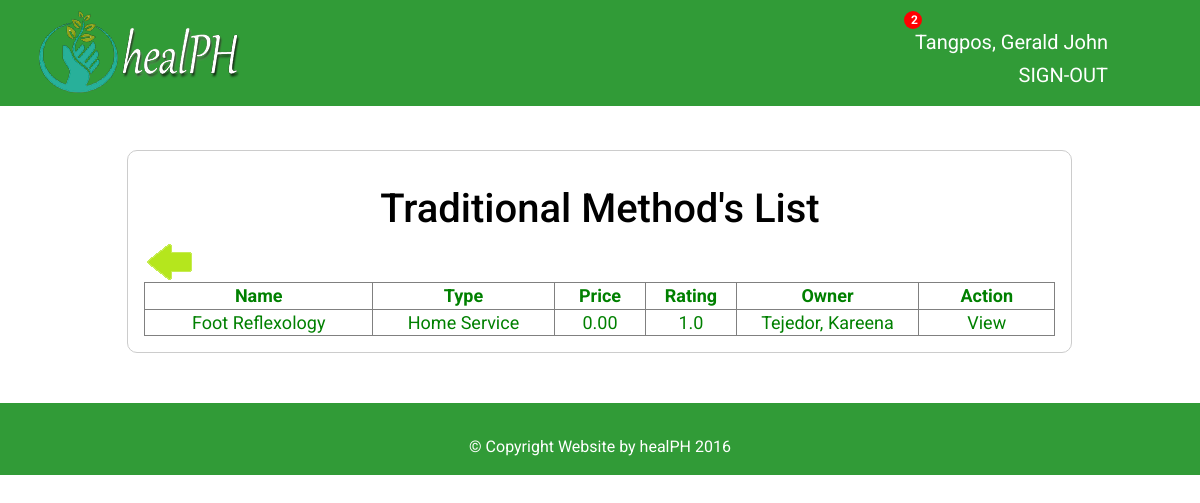
/allMethods.php (signed in), run on the app's committed database.
### tables this page shows
CREATE TABLE IF NOT EXISTS `service` (
  `SERVICE_ID` int(11) NOT NULL AUTO_INCREMENT,
  `SRVCTYPE_ID` int(11) NOT NULL,
  `ACCT_ID` int(11) NOT NULL,
  `NAME` varchar(60) NOT NULL,
  `DESCRIPTION` varchar(3000) NOT NULL,
  `PRICE` decimal(10,2) NOT NULL,
  `STATUS` varchar(100) NOT NULL DEFAULT 'ACTIVE',
  `PICTURE` varchar(60) NOT NULL,
  `RATE` decimal(5,1) NOT NULL,
  PRIMARY KEY (`SERVICE_ID`)
);

CREATE TABLE IF NOT EXISTS `service_type` (
  `SRVCTYPE_ID` int(11) NOT NULL AUTO_INCREMENT,
  `SRVCTYPE` varchar(30) NOT NULL,
  PRIMARY KEY (`SRVCTYPE_ID`)
);

CREATE TABLE IF NOT EXISTS `healer` (
  `HEALER_ID` int(11) NOT NULL AUTO_INCREMENT,
  `ACCT_ID` int(11) NOT NULL,
  `FIRSTNAME` varchar(30) NOT NULL,
  `LASTNAME` varchar(30) NOT NULL,
  `ADDRESS` varchar(200) NOT NULL,
  `CONTACT` varchar(30) NOT NULL,
  `EMAIL_ADDRESS` varchar(45) NOT NULL,
  `LATITUDE` varchar(50) NOT NULL,
  `LONGITUDE` varchar(50) NOT NULL,
  `DETAILS` varchar(1000) NOT NULL,
  `SUBEXPIRY` varchar(20) NOT NULL,
  `PICTURE` varchar(50) NOT NULL DEFAULT 'face.jpg',
  `CLINICDAYS` varchar(200) NOT NULL,
  `CLINICHOURS` varchar(20) NOT NULL,
  `DAILYLIMIT` int(11) NOT NULL,
  `RATE` decimal(5,1) NOT NULL,
  `STATUS` varchar(15) NOT NULL DEFAULT 'UNCONFIRMED',
  PRIMARY KEY (`HEALER_ID`)
);

### queries/getallmethods.php (the view, shortened to what this page needs)
<?php
    include 'connection.php';
        $sql = "SELECT * FROM service WHERE STATUS = 'ACTIVE'";
        $retrieve = $conn->query($sql)->fetchAll();
        if($retrieve) {
            foreach($retrieve as $row) {
                $name = $row['NAME'];
                $serviceid = $row['SRVCTYPE_ID'];
                $methodid = $row['SERVICE_ID'];
                $accountid = $row['ACCT_ID'];
                $price = $row['PRICE'];
                $rating = $row['RATE'];
                ?>
                    <tr style="width:100%">
                        <td style="width:25%;">
                            <?php echo $name; ?>
                        </td>
                        <td style="width:20%;">
                            <?php
                                $srvcsql = "SELECT * FROM service_type WHERE SRVCTYPE_ID = '$serviceid'";
                                $srvcret = $conn->query($srvcsql)->fetchAll();
                                if($srvcret) {
                                    foreach($srvcret as $srvcrow) {
                                        $servicetype = $srvcrow['SRVCTYPE'];
                                    }
                                }
                                echo $servicetype;
                            ?>
                        </td>
                        <td style="width:10%;">
                            <?php echo $price; ?>
                        </td>
                        <td style="width:10%;">
                            <?php echo $rating; ?>
                        </td>
                        <td style="width:20%;">
                            <a href="healer.php?accountid=<?php echo $accountid; ?>&ref=allHealers">
                                <?php
                                    $acctsql = "SELECT * FROM healer WHERE ACCT_ID = '$accountid'";
                                    $acctret = $conn->query($acctsql)->fetchAll();
                                    if($acctret) {
                                        foreach($acctret as $acctrow) {
                                            $name = $acctrow['LASTNAME']. ", " .$acctrow['FIRSTNAME'];
                                        }
                                    }
                                    echo $name;
                                ?>
                            </a>
                        </td>
                        <td style="width:25%;">
                            <a href="method.php?methodid=<?php echo $methodid; ?>&ref=allMethods">View</a>
                        </td>
                    </tr>
                <?php
            }
        }
?>

### queries/getallmethods.php (style rules this page uses)
td a { color: green; }

### data on the page
service: NAME "Foot Reflexology", SRVCTYPE_ID.SRVCTYPE "Home Service", PRICE "0.00", RATE "1.0", healer.LASTNAME+FIRSTNAME "Tejedor, Kareena"

### other printed values
$_SESSION['NAME'] "Tangpos, Gerald John"
$client_notif_count "2"
